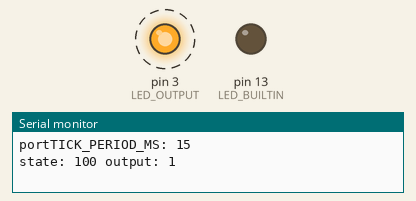
A sketch run on a simulated Arduino Nano, built with avr-gcc and run on an emulated ATmega328P. On the bench: output pins drawn as LEDs (lit = HIGH), the last lines printed to the serial monitor. Dashed ring = blinking.

Above: at 0.4 s.
At 4.2 s:
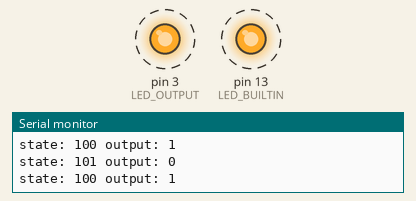
Timing chart, 0 to 4.6 s (numbered marks = the images above):
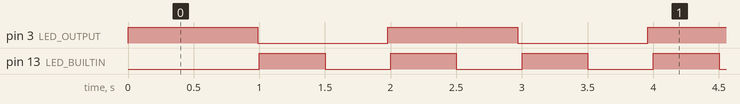

The sketch:

nano-fsm-freertos.ino
```cpp
// lampu kedip 0,5 Hz dengan model FSM dan FreeRTOS

#include "Arduino_FreeRTOS.h"

#define ON    100
#define OFF   101

#define LED_OUTPUT 3
int state = OFF;
TaskHandle_t xHandle1 = NULL;

void fsm_init(int *state) {
  *state = OFF;
}

void fsm(int  *state, int *out) {
  switch (*state) {
    case ON: {
        *state = OFF;
        *out = 0;
        break;
      }
    case OFF: {
        *state = ON;
        *out = 1; // nyalakan output
        break;
      }
  }
}

void fsm_output(int output_value) {
  if (output_value == 1) {
    digitalWrite(LED_OUTPUT, HIGH);
  } else {
    digitalWrite(LED_OUTPUT, LOW);
  }
}

void setup() {
  int output = 0;
  pinMode(LED_BUILTIN, OUTPUT);
  pinMode(LED_OUTPUT, OUTPUT);
  Serial.begin(115200);

  Serial.print("portTICK_PERIOD_MS: ");
  Serial.print(portTICK_PERIOD_MS);
  Serial.println();

  fsm_init(&state);
  fsm_output(output);

  xTaskCreate(
    TaskFSM
    ,  "TaskFSM"  // A name just for humans
    ,  100  // stacksize
    ,  NULL
    ,  2  // Priority, with 3 (configMAX_PRIORITIES - 1) being the highest, and 0 being the lowest.
    ,  &xHandle1 );
}

static void TaskFSM(void *pvParameters)
{
  TickType_t xLastWakeTime;
  /* The xLastWakeTime variable needs to be initialised with the current tick
    count.  Note that this is the only time we access this variable.  From this
    point on xLastWakeTime is managed automatically by the vTaskDelayUntil()
    API function. */
  xLastWakeTime = xTaskGetTickCount();
  while (1)
  {
    int output = 0;
    fsm(&state, &output);
    if (output == 1) {
      digitalWrite(LED_OUTPUT, HIGH);
    } else {
      digitalWrite(LED_OUTPUT, LOW);
    }
    Serial.print("state: ");
    Serial.print(state);
    Serial.print(" output: ");
    Serial.print( output);
    Serial.println();
    vTaskDelayUntil( &xLastWakeTime, ( 1000 / portTICK_PERIOD_MS ) ); // perioda 1 detik
  }
}

void loop() { // lampu kedip main loop 1 Hz
  delay(500);
  digitalWrite(LED_BUILTIN, LOW);
  delay(500);                       //
  digitalWrite(LED_BUILTIN, HIGH);
}
```

Measured:
- by itself, pin 3 (LED_OUTPUT): alternates HIGH for 0.99 s and LOW for 0.99 s
- by itself, pin 13 (LED_BUILTIN): alternates HIGH for 0.50 s and LOW for 0.50 s
